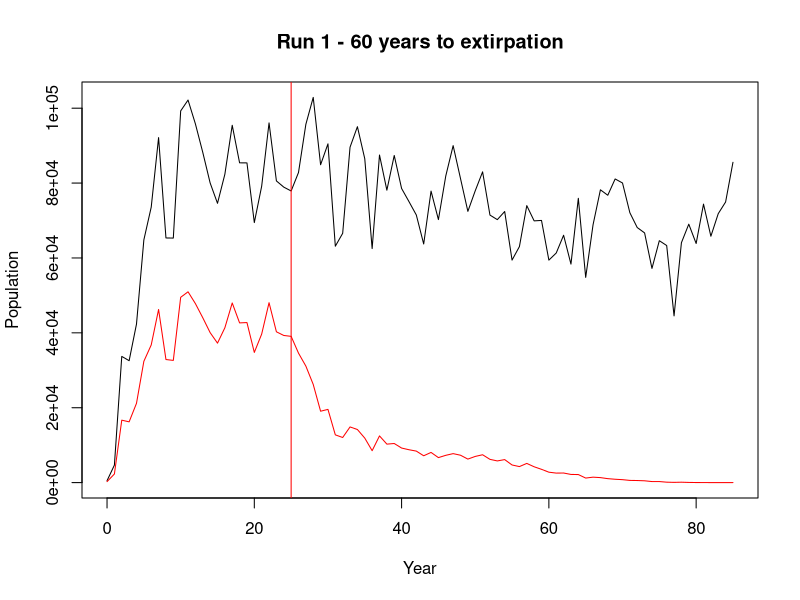

Recreate this plot in R.
#parameters----

# Simulation begins with age-2 fish, sex is randomly chosen
# K is implemented using the Beverton-Holt recruitment model (K=(R0-1)*M))
startingFish <- 500
k <- 100000

# Treatment years are when YY fish are stocked and suppression is applied, if applicable
burnInYears <- 25
treatmentYears <- 100
afterYears <- 25

# YY survival is calculated as a proportion of wild pikeminnow survival
#   (1=equivalent survival rate to wild fish)
wildMortality <- 0.57873786895
yySurvival <- 1

# YY fish are stocked at age 1
numFyy <- 1000
numMyy <- 10000

# Suppression is size-selective based on WNRD 2022 efforts
# Suppression level = relative probability of a fish being suppressed at length l
#   (for any length l, double the level = double the probability of suppression)
# A level of 1 roughly corresponds to WNRD 2022 efforts (~500 removed at a pop. of ~80,000)
# Stocked fish cannot be suppressed
suppressionLevel <- 1

# Choose how many simulations will be run and how many will be plotted
# On the plots, black line = total population, red line = wild-type females
# You will get a report summarizing the results of all simulations
numSimulations <- 1
numPlots <- 1

#functions----

maturity <- function(inds) {
  lengths <- inds$length
  numFish <- length(lengths)
  probMature <- 1/(1+exp(log(19)*(lengths-250)/(250-308)))
  inds$mature<-rbinom(numFish, 1, probMature)
  inds
}

growth <- function(inds) {
  inds$age <- inds$age+1
  numFish <- length(inds$age)
  inds$length <- ifelse(inds$age > 1, 726.7*(1-exp(-.1437*(inds$age+.04422)))+rnorm(numFish, 0, 40), 726.7*(1-exp(-.1437*(inds$age+.04422)))+rnorm(numFish, 0, 14))
  inds
}

death <- function(inds) {
  numFish <- length(inds$age)
  inds$dead <- ifelse(inds$yy == 0, rbinom(numFish, 1, wildMortality), rbinom(numFish, 1, (1-((1-0.5701418464)*yySurvival))))
  inds <- subset(inds, dead==0)
  inds
}

birth <- function(inds) {
  matureFxx <- nrow(subset(inds, mature == 1 & sex == 1 & yy == 0))
  matureMxy <- nrow(subset(inds, mature == 1 & sex == 0 & yy == 0))
  matureFyy <- nrow(subset(inds, mature == 1 & sex == 1 & yy == 1))
  matureMyy <- nrow(subset(inds, mature == 1 & sex == 0 & yy == 1))
  
  totalPairs <- matureFxx+matureFyy
  if (totalPairs == 0) {
    return(inds)
  }
  spawners <- totalPairs*2
  
  newFish <- (((sqrt(k)+1)*spawners)/(1+spawners/(sqrt(k))))/2+rnorm(1,0,k/10)
  if (newFish <= 0) {
     return(inds)
  }
  
  percMyy <- matureMyy/(matureMyy+matureMxy)
  percFyy <- matureFyy/(matureFyy+matureFxx)
  percBothyy <- percMyy*percFyy
  
  pairsBothyy <- rbinom(1,totalPairs,percBothyy)
  pairsFxxMyy <- rbinom(1,(totalPairs-pairsBothyy),percMyy)
  pairsFyyMxy <- rbinom(1,(totalPairs-pairsBothyy-pairsFxxMyy),percFyy)
  pairsWild <- (totalPairs-pairsBothyy-pairsFxxMyy-pairsFyyMxy)

  recruitsBothyy <- round((newFish*(pairsBothyy/totalPairs)), 0)
  recruitsFxxMyy <- round((newFish*(pairsFxxMyy/totalPairs)), 0)
  recruitsFyyMxy <- round((newFish*(pairsFyyMxy/totalPairs)), 0)
  recruitsWild <- (newFish-recruitsBothyy-recruitsFxxMyy-recruitsFyyMxy)

  if(recruitsBothyy > 0) {
    newFish_Bothyy <- data.frame(age=rep(0, recruitsBothyy), sex=rep(0, recruitsBothyy), length=rep(0, recruitsBothyy), mature=rep(0,recruitsBothyy), dead=rep(0, recruitsBothyy), yy=rep(1, recruitsBothyy), stocked=rep(0, recruitsBothyy))
    inds <- rbind(inds, newFish_Bothyy);
  }

  if(recruitsFxxMyy > 0) {
    newFish_FxxMyy <- data.frame(age=rep(0, recruitsFxxMyy), sex=rep(0, recruitsFxxMyy), length=rep(0, recruitsFxxMyy), mature=rep(0, recruitsFxxMyy), dead=rep(0, recruitsFxxMyy), yy=rep(0, recruitsFxxMyy), stocked=rep(0, recruitsFxxMyy))
    inds <- rbind(inds, newFish_FxxMyy);
  }

  if(recruitsFyyMxy > 0) {
    newFish_FyyMxy <- data.frame(age=rep(0, recruitsFyyMxy), sex=rep(0, recruitsFyyMxy), length=rep(0, recruitsFyyMxy), mature=rep(0, recruitsFyyMxy), dead=rep(0, recruitsFyyMxy), yy=rbinom(recruitsFyyMxy, 1, 0.5), stocked=rep(0, recruitsFyyMxy))
    inds <- rbind(inds, newFish_FyyMxy);
  }

  if(recruitsWild > 0) {
    newFish_Wild<- data.frame(age=rep(0, recruitsWild), sex=rbinom(recruitsWild, 1, 0.5), length=rep(0, recruitsWild), mature=rep(0, recruitsWild), dead=rep(0, recruitsWild), yy=rep(0, recruitsWild), stocked=rep(0, recruitsWild))
    inds <- rbind(inds, newFish_Wild);
  }
  inds
}

stockYY <- function(inds){
  if (numMyy > 0) {new_Myy <- data.frame(age=rep(1, numMyy), sex=rep(0, numMyy), length=rep(0, numMyy), mature=rep(0, numMyy), dead=rep(0, numMyy), yy=rep(1, numMyy), stocked=rep(1,numMyy)); inds <- rbind(inds, new_Myy)}
  if (numFyy > 0) {new_Fyy <- data.frame(age=rep(1, numFyy), sex=rep(1, numFyy), length=rep(0, numFyy), mature=rep(0, numFyy), dead=rep(0, numFyy), yy=rep(1, numFyy), stocked=rep(1,numFyy)); inds <- rbind(inds, new_Fyy)}
  inds
}

suppress <-function(inds) {
  lengths <- inds$length
  numFish <- length(lengths)
  suppressProb <-  (0.00008526*1.025^(.8753*(lengths))+.01753)*suppressionLevel*0.1877*(1/(nrow(inds)/80000))
  suppressProb <- ifelse(suppressProb>1, 1, suppressProb)
  inds$dead <- ifelse(inds$stocked==1, 0, rbinom(numFish, 1, suppressProb))
  inds <- subset(inds, dead==0)
  inds
}

#simulation----

plotYears <- sample.int(numSimulations, numPlots)
cat("\nSimulation runs to be plotted:", sort(plotYears), "\n")

yearsToElim <- c()
startTime <- Sys.time()

for (y in 1:numSimulations) {
  inds <- data.frame(age=rep(2, startingFish), sex=rbinom(startingFish,1,0.5), length=rep(0,startingFish), mature=rep(0,startingFish), dead=rep(0,startingFish), yy=rep(0,startingFish), stocked=rep(0,startingFish))
  eliminationYear <- 0
  Population <- c(startingFish)
  numFxx <- nrow(subset(inds, sex == 1 & yy == 0))
  
  for (year in 1:(burnInYears+treatmentYears+afterYears)) {
    if (year > burnInYears && year <= (burnInYears+treatmentYears)) {
      if (suppressionLevel>0) {inds <- suppress(inds)}
      inds <- stockYY(inds)
    }
    
    if (nrow(subset(inds, sex == 1 & yy == 0)) == 0) {
      Population <- append(Population, nrow(inds))
      numFxx <- append(numFxx, 0)
      eliminationYear <- year
      break
    }
    
    inds <- death(inds)
    inds <- growth(inds)
    inds <- maturity(inds)
    inds <- birth(inds)
    
    Population <- append(Population, nrow(inds))
    numFxx <- append(numFxx, nrow(subset(inds, sex == 1 & yy == 0)))
  }
  
  Year <- 0:(burnInYears+treatmentYears+afterYears)
  Year <- (head(Year,(length(Population))))
  numFxx <- (head(numFxx,(length(Population))))
  if(eliminationYear != 0) {yearsToElim <- append(yearsToElim, eliminationYear-burnInYears)}
  
  if (is.element(y, plotYears)) {
    plot(Year, Population, type='l', main=(ifelse(eliminationYear == 0, (paste("Run", y, "- Not Extirpated. Min. Females:", min(tail(numFxx,(treatmentYears+afterYears))))), (paste("Run", y, "-", (eliminationYear-burnInYears), "years to extirpation")))), ylim=c(0,max(Population)))
    lines(Year, numFxx, type='l', col="red")
    abline(v=burnInYears, col="red")
    abline(v=burnInYears+treatmentYears, col="red")
  }
}
endTime <- Sys.time()
timeTaken <- round(difftime(endTime, startTime, units='secs'), digits=2)

#analysis----

cat("\nTotal Execution Time: ", timeTaken, " seconds (", round(timeTaken/numSimulations, digits=2), " seconds per run)", sep='')
cat("\nExtirpation Percentage: ", (((length(yearsToElim))/numSimulations)*100), "% (", length(yearsToElim), "/", numSimulations, " runs)\n", sep='')
if (is.null(yearsToElim) == FALSE) {cat("Of Extirpating Runs, Mean: ", (mean(yearsToElim)), " years, SD: ", (sd(yearsToElim)), ", Range: ", (range(yearsToElim)[1]), "-", (range(yearsToElim)[2]),  sep='')}